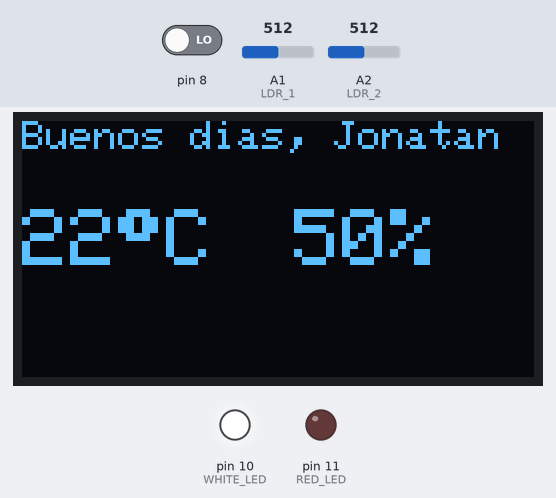
Bench run of a sketch on a simulated Arduino Uno, built with avr-gcc and run on an emulated ATmega328P. On the bench: 128×64 one-colour display, output pins drawn as LEDs (lit = HIGH). Dashed ring = blinking. Inputs (shaded band) come from the test bench; at power-on: pin 8 LOW, A1 (LDR_1) = 512, A2 (LDR_2) = 512. What the sketch prints to the serial monitor is not drawn.

Above: at 1.2 s.
1.3 s: pin 8 driven HIGH
At 1.55 s:
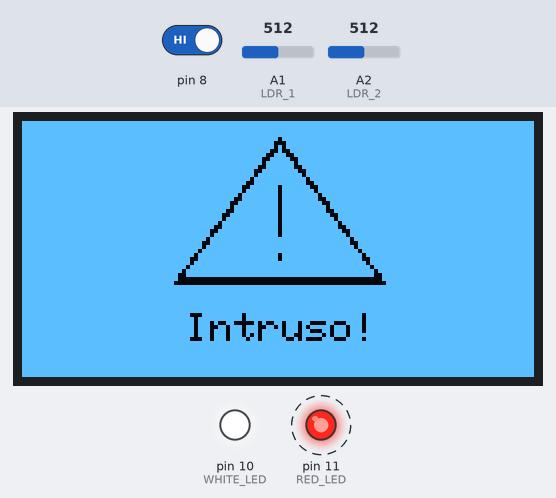
3.6 s: pin 8 driven LOW
At 3.65 s:
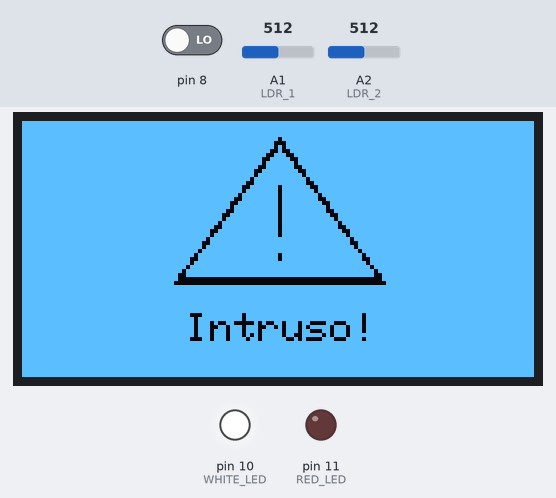
5.2 s: A1 (LDR_1) set to 547
At 6.1 s:
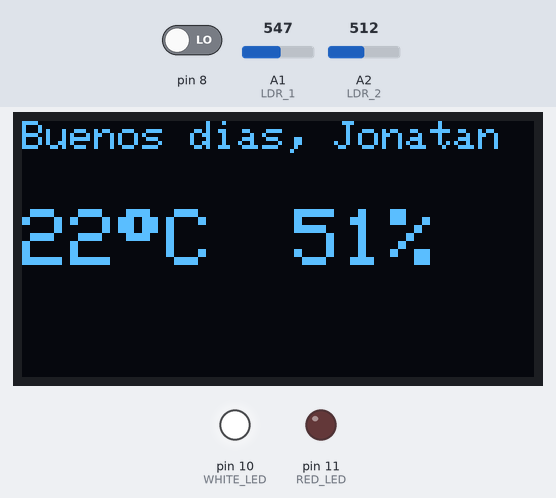
6.8 s: A2 (LDR_2) set to 716
At 7.6 s:
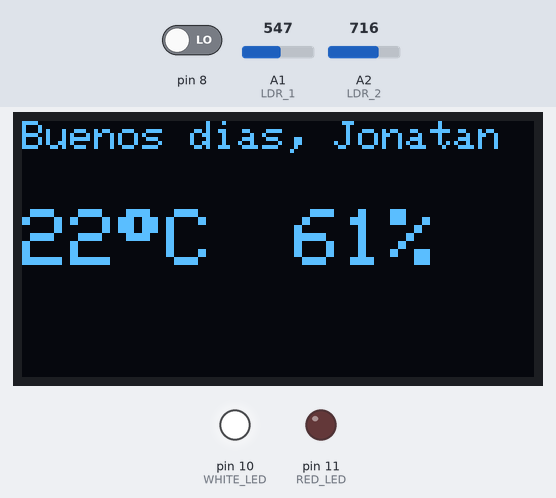
10.1 s: A1 (LDR_1) set to 511
At 10.7 s:
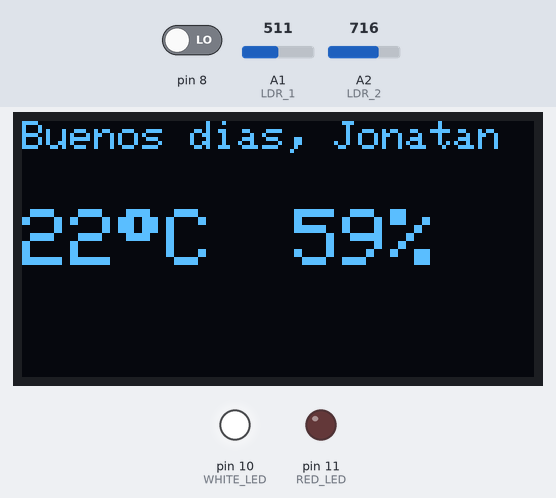
Timing chart, 0 to 12.8 s (numbered marks = the images above; inputs shaded):
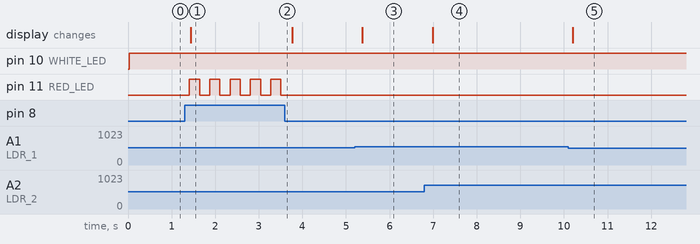

The sketch:

PIA.ino
```cpp
#include "temperature.h"
#include "display_oled.h"
#include "ldr.h"
#include "servo.h"
#include "pir.h"
#include "bt.h"
#include "leds.h"
    #define RED_LED 11
    #define WHITE_LED 10

const char name[] = "Jonatan";

void setup() {
  Serial.begin(9600);

  if (!initDisplay()) {
    Serial.println(F("Fallo al inicializar SSD1306"));
    for (;;)
      ;
  }
  initServo();
  initBT();
  initLED();
  startCounter();
}

void loop() {
  int c = 22;
  int ldr = percentLDR();
  bool presence = presencePIR();


 if (presence){
  blikLED(RED_LED, 200);
  turnON(12);
 }
 else{
  turnOFF(RED_LED);
  turnOFF(12);
 }

  digitalWrite(WHITE_LED, 1);
  handleLDR(ldr);
  Serial.println(presence);
  showStatus(name, c, ldr, presence);

  handleBT();

  delay(200);
}
```

bt.cpp
```cpp
#include "bt.h"
#include <SoftwareSerial.h>

SoftwareSerial BluetoothModule(4, 2);

void initBT() {
  BluetoothModule.begin(9600);
  BluetoothModule.setTimeout(100);
}

void handleBT() {
  if (BluetoothModule.available()) {
    String word = BluetoothModule.readString();
    word.trim();
    word.toLowerCase();

    Serial.print("Recibido por BT: ");
    Serial.println(word);

    if (word.equals("start")) {
      BluetoothModule.println("Bienvenido, ingresa tu nombre");
    }
  }
}
```

bt.h
```cpp
#ifndef BT_H
#define BT_H

#include <Arduino.h>

void initBT();
void handleBT();

#endif // BT_H
```

counter.cpp
```cpp
#include "counter.h"

unsigned long tiempoInicial = 0;
bool contando = false;

void startCounter(){
    tiempoInicial = millis();
    contando = true;
}

bool isCounterDone(unsigned long ms){
    if (!contando){
        return false;
    }

    if(millis() - tiempoInicial >= ms){
        contando = false;
        return true;
    }
    return false;
}
```

counter.h
```cpp
#ifndef COUNTER_H
#define COUNTER_H

#include <Arduino.h>

void startCounter();
bool isCounterDone(unsigned long ms);

#endif // COUNTER_H
```

display_oled.cpp
```cpp
#include "display_oled.h"
#include <Wire.h>
#include <Adafruit_GFX.h>
#include <Adafruit_SSD1306.h>

#define SCREEN_WIDTH 128
#define SCREEN_HEIGHT 64
#define OLED_RESET -1
#define SCREEN_ADDRESS 0x3C

static Adafruit_SSD1306 display(SCREEN_WIDTH, SCREEN_HEIGHT, &Wire, OLED_RESET);

bool initDisplay() {
  return display.begin(SSD1306_SWITCHCAPVCC, SCREEN_ADDRESS);
}


void handleIntruder() {

}


void showStatus(const char* name, int c, int f, bool presence) {
  display.clearDisplay();
  display.setTextColor(SSD1306_WHITE);

  if (!presence) {
    display.setTextSize(1);
    display.setCursor(0, 0);
    display.print("Buenos dias, ");
    display.println(name);

    display.setTextSize(2);
    display.setCursor(0, 22);
    display.print(c);
    display.print((char)247);
    display.print("C");

    display.setCursor(68, 22);
    display.print(f);
    display.print("%");
  } else {
    display.fillScreen(SSD1306_WHITE);

    display.drawTriangle(64, 4, 38, 40, 90, 40, SSD1306_BLACK);
    display.drawTriangle(64, 5, 39, 39, 89, 39, SSD1306_BLACK);

    display.drawLine(64, 16, 64, 28, SSD1306_BLACK);
    display.drawPixel(64, 33, SSD1306_BLACK);
    display.drawPixel(64, 34, SSD1306_BLACK);

    display.setTextColor(SSD1306_BLACK);
    display.setTextSize(1);
    display.setCursor(41, 48);
    display.println("Intruso!");
  }
  display.display();
}
```

display_oled.h
```cpp
#ifndef DISPLAY_OLED_H
#define DISPLAY_OLED_H

#include <Arduino.h>

bool initDisplay();
void showStatus(const char* nombre, int c, int f, bool pre);
void showIntruso();
void clearDisplay();

#endif // DISPLAY_OLED_H
```

ldr.cpp
```cpp
#include "ldr.h"
#include "servo.h"

#define LDR_1 A1
#define LDR_2 A2


int getLDR1() {
  return analogRead(LDR_1);
}

int getLDR2() {
  return analogRead(LDR_2);
}

float averageLDRs() {
  int a = getLDR1();
  int b = getLDR2();

  return (a + b) / 2;
}

int percentLDR() {
  float average = averageLDRs();
  float value = (average * 100) / 1023;

  return value;
}


void handleLDR(int value) {
  if (value < 25) {
    moverServo(0);
  }
  else if (value < 50) {
    moverServo(45);
  }
  else if (value < 75) {
    moverServo(90);
  }
  else {
    moverServo(180);
  }
}
```

ldr.h
```cpp
#ifndef LDR_H
#define LDR_H

#include <Arduino.h>

int getLDR1();
int getLDR2();
float averageLDRs();
int percentLDR();
void handleLDR(int ldr);

#endif // LDR_H
```

leds.cpp
```cpp
#include "leds.h"
    #define RED_LED 11
    #define WHITE_LED 10

bool ledState = false;


void initLED(){

    pinMode(RED_LED, OUTPUT);
    pinMode(WHITE_LED, OUTPUT);
    startCounter();
}

void turnON(int ledPin){
    digitalWrite(ledPin,1);
}
void turnOFF(int ledPin){
    digitalWrite(ledPin,0);
}
void blikLED(int ledPin, unsigned long ms){
    if (isCounterDone(ms)){
        ledState = !ledState;
        digitalWrite(ledPin,ledState);
        startCounter();
    }
}
```

leds.h
```cpp
#ifndef LEDS_H
#define LEDS_H

#include <Arduino.h>
#include "counter.h"

void initLED();
void turnON(int ledPin);
void turnOFF(int ledPin);
void blikLED(int ledPin, unsigned long ms);

#endif // LDR_H
```

pir.cpp
```cpp
#include "pir.h"

bool presencePIR() {
    return digitalRead(8);
}
```

pir.h
```cpp
#ifndef PIR_H
#define PIR_H

#include <Arduino.h>

bool presencePIR();

#endif // PIR_H
```

servo.h
```cpp
#ifndef SERVO_H
#define SERVO_H

#include <Arduino.h>

void initServo();
void moverServo(int angulo);
void moveServo(int angle);
int getServoAngle();
void moverPersianaPorcentaje(int porcentaje);

#endif // SERVO_H
```

temperature.cpp
```cpp
#include "temperature.h"

#define TEMP_PIN A0

static float temperaturaC = 0.0;

int getCelsius() {
  int tempValue = analogRead(TEMP_PIN);
  float voltaje = (tempValue * 5.0) / 1023.0;
  temperaturaC = voltaje * 100.0;

  return round(temperaturaC);
}

int getFahrenheit() {
  float fahrenheit = (temperaturaC * 9.0 / 5.0) + 32.0;
  return round(fahrenheit);
}
```

temperature.h
```cpp
#ifndef TEMPERATURE_H
#define TEMPERATURE_H

#include <Arduino.h>

int getCelsius();
int getFahrenheit();

#endif // TEMPERATURE_H
```

Measured:
- the behaviour switches between 531 and 532 on A1 (LDR_1) (found by bisection; images 2 and 3)
- after the input at 1.3 s, pin 11 (RED_LED): alternates HIGH for 0.23 s and LOW for 0.23 s, starting after 0.11 s; the display: changes after 0.14 s (image 1)
- after the input at 3.6 s, pin 11 (RED_LED): stops changing and stays LOW
- after the input at 5.2 s, the display: changes after 0.18 s (image 3)
- after the input at 6.8 s, the display: changes after 0.19 s (image 4)
- after the input at 10.1 s, the display: changes after 0.10 s (image 5)
